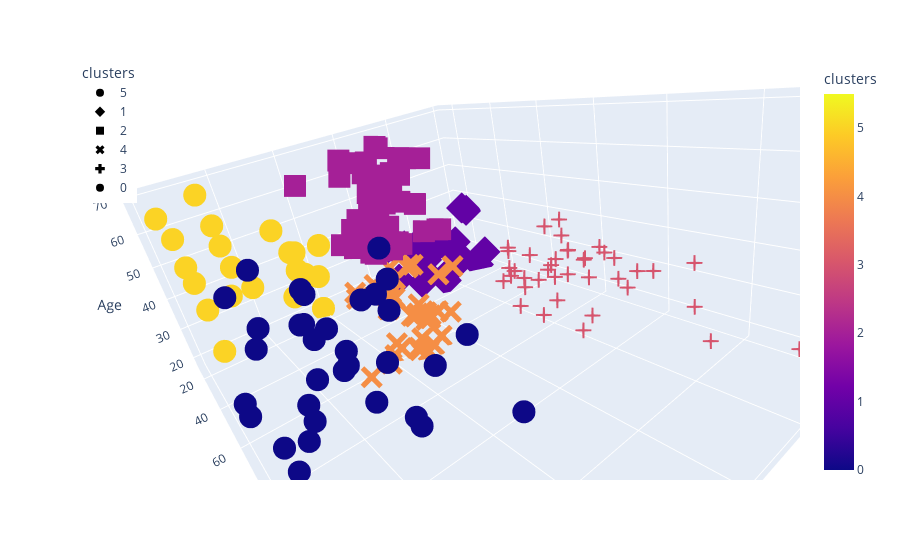

The code cell stored with this chart in its notebook:
### Code cell
# Plotting the 3D-Scatter with x="Annual Income", y="Spending Score (1-100)" and z="Age"
fig = px.scatter_3d(
    df_shopping,
    x="Annual Income",
    y="Spending Score (1-100)",
    z="Age",
    color="clusters",
    symbol="clusters",
    width=100,
)
fig.update_layout(legend=dict(x=0, y=1))
fig.show()

### Figure 1 — Plotly figure (JSON) as saved in the notebook; plotly's stock layout.template omitted (floating-point values rounded to 4 significant figures)
{"data": [{"hovertemplate": "clusters=%{marker.color}<br>Annual Income=%{x}<br>Spending Score (1-100)=%{y}<br>Age=%{z}<extra></extra>", "legendgroup": "5", "marker": {"color": [5, 5, 5, 5, 5, 5, 5, 5, 5, 5, 5, 5, 5, 5, 5, 5, 5, 5, 5, 5, 5, 5], "coloraxis": "coloraxis", "symbol": "circle"}, "mode": "markers", "name": "5", "scene": "scene", "showlegend": true, "type": "scatter3d", "x": [15, 16, 17, 18, 19, 19, 20, 20, 21, 23, 24, 25, 28, 28, 29, 30, 33, 33, 34, 37, 39, 39], "y": [39, 6, 40, 6, 3, 14, 15, 13, 35, 29, 35, 5, 14, 32, 31, 4, 4, 14, 17, 26, 36, 28], "z": [19, 20, 31, 35, 64, 67, 58, 37, 35, 52, 35, 46, 54, 45, 40, 60, 53, 49, 42, 36, 48, 49]}, {"hovertemplate": "clusters=%{marker.color}<br>Annual Income=%{x}<br>Spending Score (1-100)=%{y}<br>Age=%{z}<extra></extra>", "legendgroup": "1", "marker": {"color": [1, 1, 1, 1, 1, 1, 1, 1, 1, 1, 1, 1, 1, 1, 1, 1, 1, 1, 1, 1, 1, 1], "coloraxis": "coloraxis", "symbol": "diamond"}, "mode": "markers", "name": "1", "scene": "scene", "showlegend": true, "type": "scatter3d", "x": [15, 16, 17, 18, 19, 19, 20, 20, 21, 23, 24, 25, 28, 28, 29, 30, 33, 33, 34, 37, 38, 39], "y": [81, 77, 76, 94, 72, 99, 77, 79, 66, 98, 73, 73, 82, 61, 87, 73, 92, 81, 73, 75, 92, 65], "z": [21, 23, 22, 23, 30, 35, 24, 22, 20, 35, 25, 31, 29, 35, 23, 21, 18, 21, 30, 20, 24, 24]}, {"hovertemplate": "clusters=%{marker.color}<br>Annual Income=%{x}<br>Spending Score (1-100)=%{y}<br>Age=%{z}<extra></extra>", "legendgroup": "2", "marker": {"color": [2, 2, 2, 2, 2, 2, 2, 2, 2, 2, 2, 2, 2, 2, 2, 2, 2, 2, 2, 2, 2, 2, 2, 2, 2, 2, 2, 2, 2, 2, 2, 2, 2, 2, 2, 2, 2, 2, 2, 2, 2, 2, 2, 2], "coloraxis": "coloraxis", "symbol": "square"}, "mode": "markers", "name": "2", "scene": "scene", "showlegend": true, "type": "scatter3d", "x": [38, 40, 42, 43, 43, 43, 44, 44, 46, 46, 47, 47, 48, 48, 48, 49, 49, 50, 50, 54, 54, 54, 54, 54, 54, 54, 57, 58, 59, 60, 60, 61, 62, 62, 62, 63, 63, 63, 63, 63, 65, 65, 67, 67], "y": [35, 55, 52, 60, 45, 41, 50, 46, 46, 56, 52, 59, 51, 50, 48, 55, 42, 49, 56, 47, 53, 42, 51, 41, 44, 46, 58, 46, 55, 49, 47, 42, 48, 59, 56, 50, 46, 43, 48, 52, 43, 59, 43, 57], "z": [65, 50, 49, 59, 50, 47, 51, 69, 53, 70, 67, 54, 63, 43, 68, 70, 47, 60, 60, 59, 45, 49, 57, 67, 46, 48, 55, 50, 68, 48, 47, 48, 49, 67, 49, 66, 54, 68, 66, 65, 63, 49, 51, 50]}, {"hovertemplate": "clusters=%{marker.color}<br>Annual Income=%{x}<br>Spending Score (1-100)=%{y}<br>Age=%{z}<extra></extra>", "legendgroup": "4", "marker": {"color": [4, 4, 4, 4, 4, 4, 4, 4, 4, 4, 4, 4, 4, 4, 4, 4, 4, 4, 4, 4, 4, 4, 4, 4, 4, 4, 4, 4, 4, 4, 4, 4, 4, 4, 4, 4, 4, 4], "coloraxis": "coloraxis", "symbol": "x"}, "mode": "markers", "name": "4", "scene": "scene", "showlegend": true, "type": "scatter3d", "x": [39, 40, 40, 40, 42, 43, 46, 46, 48, 48, 48, 54, 54, 54, 54, 54, 57, 58, 59, 60, 60, 60, 60, 61, 62, 62, 62, 63, 64, 64, 65, 65, 67, 67, 69, 70, 72, 76], "y": [61, 47, 42, 42, 60, 54, 51, 55, 59, 59, 47, 54, 48, 52, 55, 57, 55, 60, 41, 40, 42, 52, 50, 49, 41, 55, 42, 54, 42, 46, 48, 50, 56, 40, 58, 29, 34, 40], "z": [31, 27, 29, 31, 33, 31, 27, 19, 18, 19, 32, 26, 40, 23, 38, 21, 22, 34, 18, 40, 32, 24, 27, 20, 23, 26, 21, 19, 38, 19, 18, 19, 27, 38, 40, 23, 25, 28]}, {"hovertemplate": "clusters=%{marker.color}<br>Annual Income=%{x}<br>Spending Score (1-100)=%{y}<br>Age=%{z}<extra></extra>", "legendgroup": "3", "marker": {"color": [3, 3, 3, 3, 3, 3, 3, 3, 3, 3, 3, 3, 3, 3, 3, 3, 3, 3, 3, 3, 3, 3, 3, 3, 3, 3, 3, 3, 3, 3, 3, 3, 3, 3, 3, 3, 3, 3, 3], "coloraxis": "coloraxis", "symbol": "cross"}, "mode": "markers", "name": "3", "scene": "scene", "showlegend": true, "type": "scatter3d", "x": [69, 70, 71, 71, 71, 72, 73, 73, 74, 75, 76, 77, 77, 78, 78, 78, 78, 78, 78, 79, 81, 85, 86, 87, 87, 87, 88, 88, 93, 97, 98, 99, 101, 103, 103, 113, 120, 126, 137], "y": [91, 77, 95, 75, 75, 71, 88, 73, 72, 93, 87, 97, 74, 90, 88, 76, 89, 78, 73, 83, 93, 75, 95, 63, 75, 92, 86, 69, 90, 86, 88, 97, 68, 85, 69, 91, 79, 74, 83], "z": [39, 31, 40, 38, 39, 31, 29, 32, 35, 32, 32, 28, 32, 34, 39, 38, 27, 30, 30, 29, 31, 36, 33, 32, 28, 36, 30, 27, 35, 32, 29, 30, 28, 36, 32, 38, 35, 32, 30]}, {"hovertemplate": "clusters=%{marker.color}<br>Annual Income=%{x}<br>Spending Score (1-100)=%{y}<br>Age=%{z}<extra></extra>", "legendgroup": "0", "marker": {"color": [0, 0, 0, 0, 0, 0, 0, 0, 0, 0, 0, 0, 0, 0, 0, 0, 0, 0, 0, 0, 0, 0, 0, 0, 0, 0, 0, 0, 0, 0, 0, 0, 0, 0, 0], "coloraxis": "coloraxis", "symbol": "circle"}, "mode": "markers", "name": "0", "scene": "scene", "showlegend": true, "type": "scatter3d", "x": [71, 71, 71, 73, 73, 74, 75, 77, 77, 78, 78, 78, 78, 78, 78, 79, 81, 85, 86, 87, 87, 87, 88, 88, 93, 97, 98, 99, 101, 103, 103, 113, 120, 126, 137], "y": [35, 11, 9, 5, 7, 10, 5, 12, 36, 22, 17, 20, 16, 1, 1, 35, 5, 26, 20, 27, 13, 10, 13, 15, 14, 32, 15, 39, 24, 17, 23, 8, 16, 28, 18], "z": [43, 59, 47, 20, 44, 19, 57, 25, 48, 34, 43, 44, 47, 37, 34, 56, 19, 50, 42, 36, 40, 36, 52, 58, 59, 37, 46, 41, 54, 41, 34, 33, 47, 45, 32]}], "layout": {"autosize": true, "coloraxis": {"colorbar": {"title": {"text": "clusters"}}, "colorscale": [[0, "#0d0887"], [0.1111, "#46039f"], [0.2222, "#7201a8"], [0.3333, "#9c179e"], [0.4444, "#bd3786"], [0.5556, "#d8576b"], [0.6667, "#ed7953"], [0.7778, "#fb9f3a"], [0.8889, "#fdca26"], [1, "#f0f921"]]}, "legend": {"title": {"text": "clusters"}, "tracegroupgap": 0, "x": 0, "y": 1}, "margin": {"t": 60}, "scene": {"aspectmode": "auto", "aspectratio": {"x": 1.429, "y": 1.148, "z": 0.6093}, "camera": {"center": {"x": 0, "y": 0, "z": 0}, "eye": {"x": 1.015, "y": -0.6122, "z": 0.5113}, "projection": {"type": "perspective"}, "up": {"x": -0.6769, "y": 0.5914, "z": 0.4382}}, "domain": {"x": [0, 1], "y": [0, 1]}, "xaxis": {"title": {"text": "Annual Income"}, "type": "linear"}, "yaxis": {"title": {"text": "Spending Score (1-100)"}, "type": "linear"}, "zaxis": {"title": {"text": "Age"}, "type": "linear"}}}}
